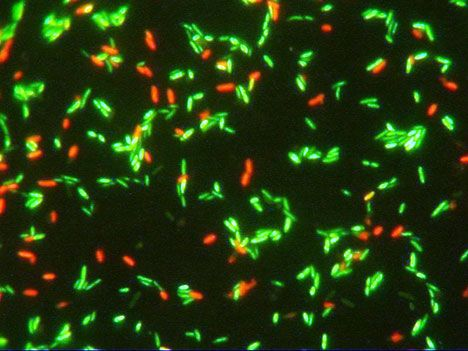
#> input picture opencv-based/img/input4.jpg, 468 x 351 px
$ jupyter execute main.ipynb
#> lines starting #> are read from the running program, lines starting #| are printed output that depends on the picture; after the words box and inside, x2 and y2 are one past the last pixel; in counts of white or black regions, pixels touching at a corner belong together
[cell 1]
# Packages

import cv2
import numpy as np
import matplotlib.pyplot as plt

[cell 2]
# Load Data

img = cv2.imread("img/input4.jpg")
#> img is the input picture: shape (351, 468, 3); mean B, G, R 13.2, 56.1, 34.3

[cell 3]
# Grayscale
gray = cv2.cvtColor(img,cv2.COLOR_BGR2GRAY)
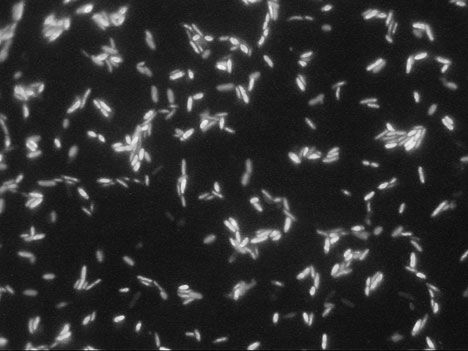
#> gray: shape (351, 468); min 4, max 246, mean 44.7

# Binarization
dst = cv2.adaptiveThreshold(gray, 255, cv2.ADAPTIVE_THRESH_MEAN_C, cv2.THRESH_BINARY, 101, 1)
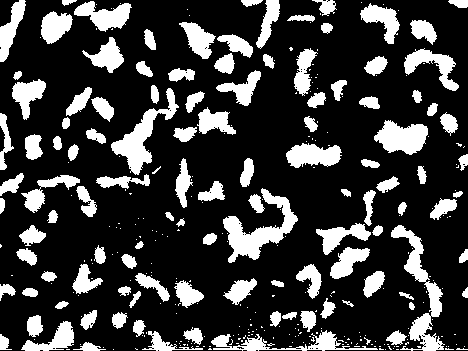
#> dst: shape (351, 468); 22.9% white; 339 white regions (225 under 20 px), largest, box (x1, y1, x2, y2) and area: (223, 188, 298, 263) 1936, (391, 225, 445, 351) 1869, (111, 88, 179, 175) 1605

# Noise Remove
element = cv2.getStructuringElement(cv2.MORPH_CROSS, (3, 3))
dst = cv2.morphologyEx(dst, cv2.MORPH_OPEN, element)
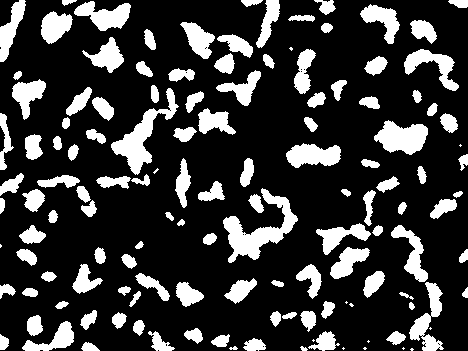
#> dst: shape (351, 468); 21.7% white; 133 white regions (13 under 20 px)

# Edge Detector
contours, hierarchy = cv2.findContours(dst, cv2.RETR_EXTERNAL, cv2.CHAIN_APPROX_SIMPLE)
#> contours = 133 contours, 15 with area under 20; largest, box (x1, y1, x2, y2) and area: (223, 188, 298, 263) 1755, (111, 88, 179, 175) 1456, (374, 120, 428, 155) 1154, (286, 143, 341, 168) 898, (409, 282, 444, 351) 860

# Draw the Edge
cv2.drawContours(dst, contours, -1, (120, 0, 0), 2)
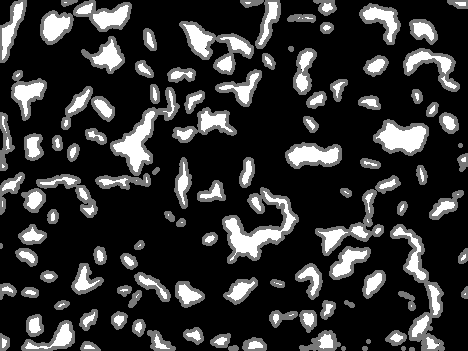
#> dst: shape (351, 468); 18.05% of pixels changed, all inside (x1, y1, x2, y2) = (0, 0, 468, 351)

[cell 4]
# Process

count = 0
ares_avrg = 0

for cont in contours:
    # Count Number
    ares = cv2.contourArea(cont)
    if ares < 20:
        continue
    count += 1
    ares_avrg += ares

    # Plot Squares
    rect = cv2.boundingRect(cont)
    cv2.rectangle(img, rect, (0, 0, 0xff), 1)
    y = 10 if rect[1] < 10 else rect[1]
    cv2.putText(img,str(count), (rect[0], y), cv2.FONT_HERSHEY_COMPLEX, 0.4, (0, 255, 0), 1)
#> this loop made 133 passes
#> (ares, ares_avrg, rect, y) on passes 7, 10, 11, 12, 13, 14, 15, 16, 18, 19, 20, 21: (93, 93, (81, 342, 19, 9), 342), (182, 275, (243, 338, 23, 13), 338), (139.5, 414.5, (211, 334, 19, 13), 334), (89.5, 504, (0, 334, 9, 16), 334), (144, 648, (386, 331, 20, 14), 331), (291, 939, (308, 331, 32, 20), 331), (213, 1152, (148, 331, 27, 20), 331), (162, 1314, (184, 328, 19, 16), 328), (588, 1902, (22, 321, 52, 30), 321), (111.5, 2013.5, (133, 320, 12, 16), 320), (229, 2242.5, (27, 315, 16, 21), 315), (53, 2295.5, (282, 312, 15, 7), 312)
#> (cont, ares) on passes 2, 4, 8, 9, 17, 28: ([[403, 347], [402, 348], [403, 349], [404, 348]], 2), ([[343, 347], [342, 348], [343, 349], [344, 348]], 2), ([[368, 340], [367, 341], [368, 342], [369, 341]], 2), ([[313, 339], [312, 340], [313, 341], [314, 340]], 2), ([[430, 327], [429, 328], [430, 329], [431, 328]], 2), ([[346, 301], [345, 302], [346, 303], [347, 302]], 2)
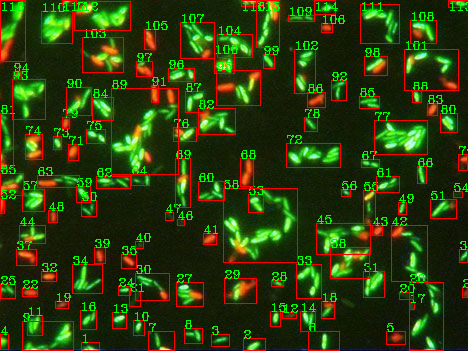
#> img: shape (351, 468, 3); 9.05% of pixels changed, all inside (x1, y1, x2, y2) = (0, 0, 468, 351)
#> after the loop, ares_avrg = 31638; count = 118

[cell 5]
# Show Results

cv2.imwrite('img/output4.jpg', img)
#> Out = True

$ run again, with opencv-based/img/input3.jpg copied over opencv-based/img/input4.jpg
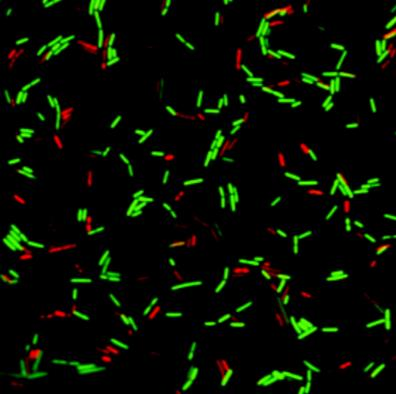
#> input picture opencv-based/img/input3.jpg, 396 x 394 px
#> img is the input picture: shape (394, 396, 3); mean B, G, R 2.6, 15.8, 8
#> contours = 127 contours, 17 with area under 20; largest, box (x1, y1, x2, y2) and area: (78, 0, 121, 70) 882, (301, 42, 356, 112) 881, (254, 4, 296, 59) 812, (0, 343, 48, 380) 700, (1, 223, 45, 261) 632
#> `cv2.drawContours(dst, contours, -1, (120, 0, 0), 2)`:
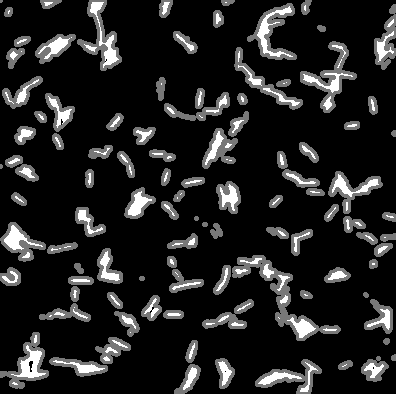
#> dst: shape (394, 396); min 0, max 255, mean 33.7
#> the loop `for cont in contours:` made 127 passes
#> (ares, ares_avrg, rect, y) on passes 1, 3, 4, 5, 6, 7, 8, 9: (57.5, 57.5, (10, 380, 14, 8), 380), (400.5, 458, (256, 370, 48, 17), 370), (263, 721, (175, 365, 25, 29), 365), (47, 768, (339, 361, 13, 8), 361), (270, 1038, (362, 360, 26, 21), 360), (265.5, 1303.5, (297, 360, 24, 34), 360), (273, 1576.5, (216, 359, 18, 29), 359), (407, 1983.5, (50, 358, 57, 18), 358)
#> after the loop `for cont in contours:`:
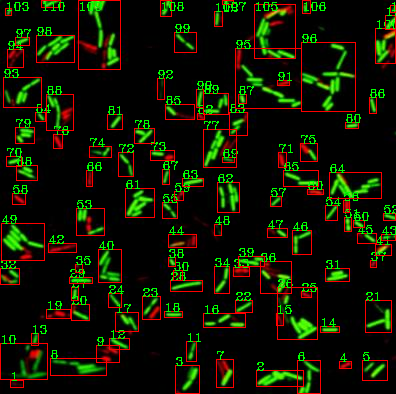
#> img: shape (394, 396, 3); 8.23% of pixels changed, all inside (x1, y1, x2, y2) = (0, 0, 396, 394)
#> after the loop `for cont in contours:`: ares_avrg = 20141.5; count = 110
#> Out = True

$ run again, with opencv-based/img/input2.png saved as opencv-based/img/input4.jpg
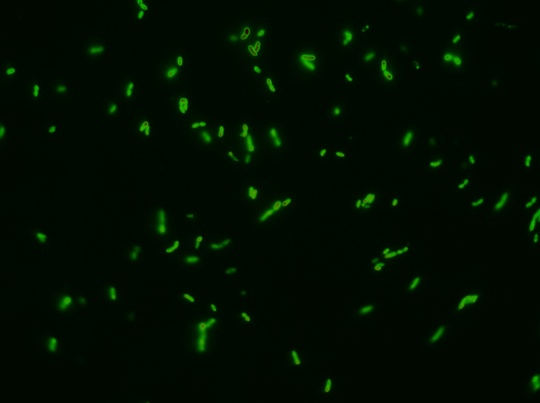
#> input picture opencv-based/img/input2.png, 540 x 403 px
#> img is the input picture: shape (403, 540, 3); mean B, G, R 0.6, 13.4, 1
#> contours = 167 contours, 72 with area under 20; largest, box (x1, y1, x2, y2) and area: (494, 0, 540, 113) 2813, (377, 359, 487, 403) 2350, (48, 165, 104, 242) 2008, (225, 19, 269, 76) 1220, (186, 315, 220, 356) 954
#> `cv2.drawContours(dst, contours, -1, (120, 0, 0), 2)`:
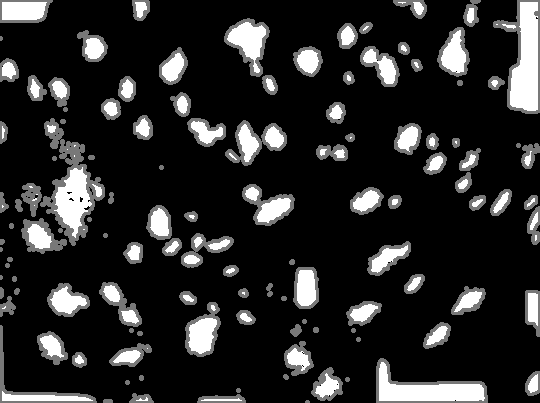
#> dst: shape (403, 540); min 0, max 255, mean 40.1
#> the loop `for cont in contours:` made 167 passes
#> (ares, ares_avrg, rect, y) on passes 3, 4, 12: (220, 220, (198, 395, 47, 8), 395), (92, 312, (130, 395, 23, 8), 395), (220, 532, (526, 372, 14, 23), 372)
#> after the loop `for cont in contours:`:
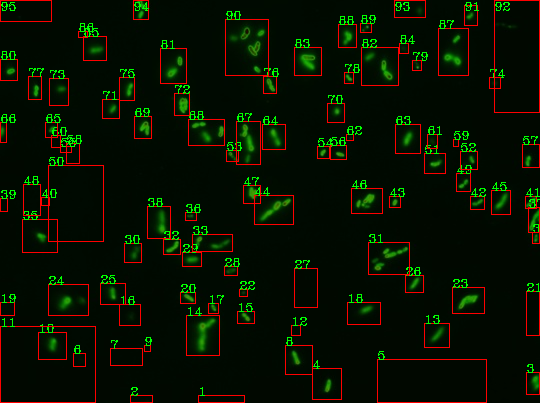
#> img: shape (403, 540, 3); 5.67% of pixels changed, all inside (x1, y1, x2, y2) = (0, 0, 540, 403)
#> after the loop `for cont in contours:`: ares_avrg = 33427.5; count = 95
#> Out = True
